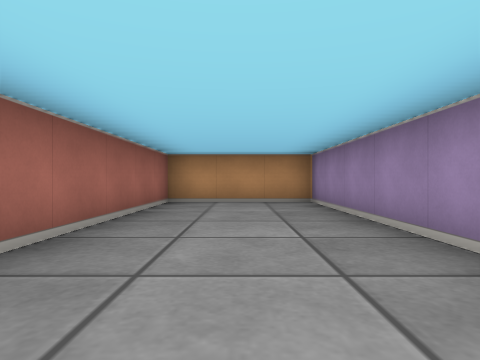
[1] (above)

15 first-person views from a walk through a cub3D level. The camera is about half as high as the walls, looks level and sees 75° across. The floor is counted in squares. Each view is taken from the middle of a square. On the plan, view 1 faces up. The plan holds only what a view shows up to about 9 squares ahead; the rest is blank.

[2]
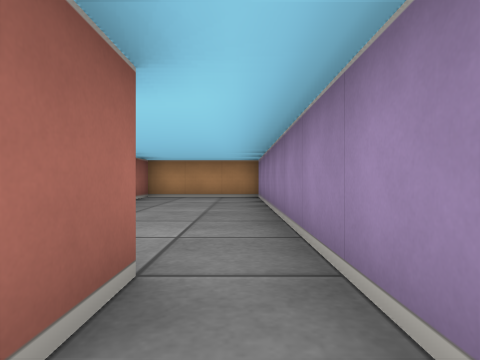

[3]
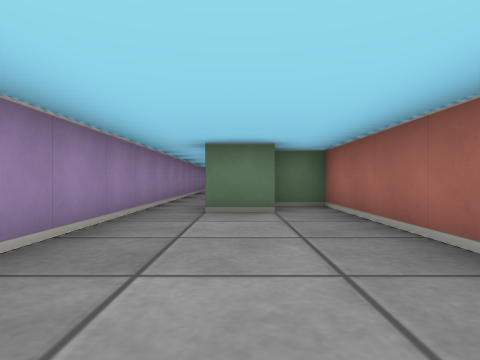

[4]
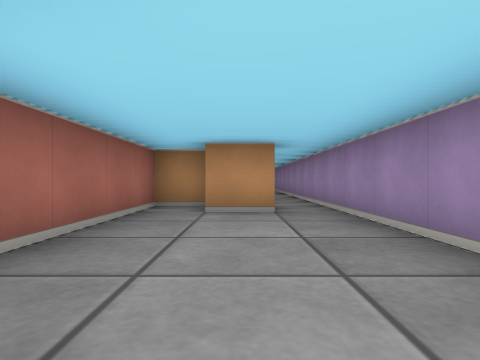

[5]
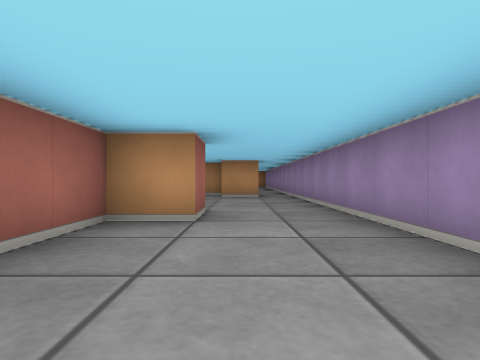

[6]
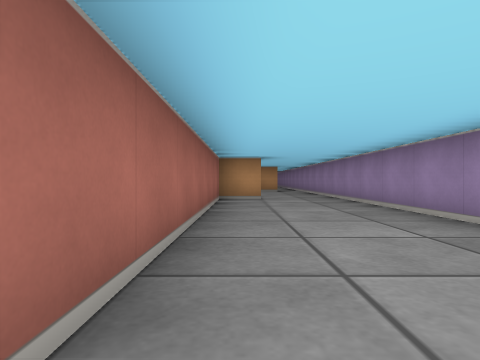

[7]
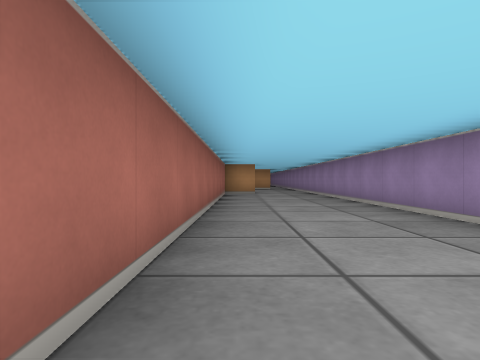

[8]
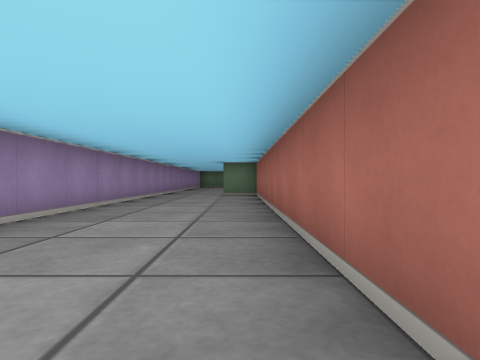

[9]
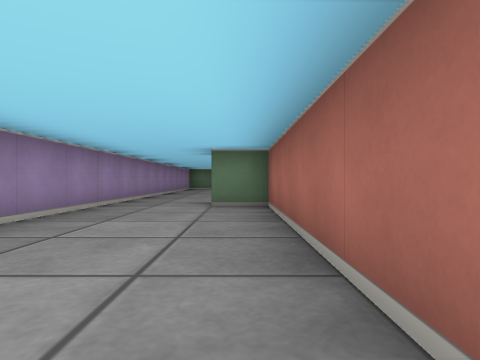

[10]
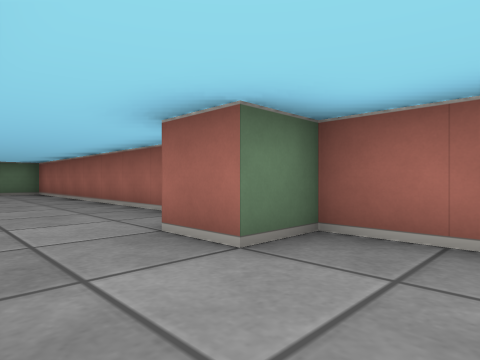

[11]
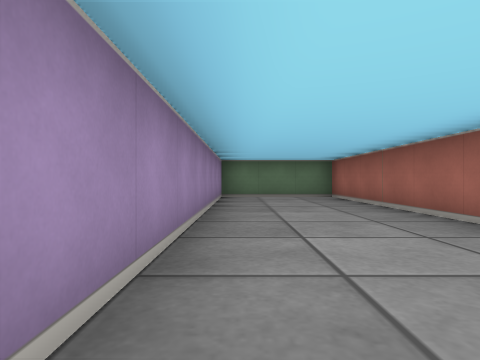

[12]
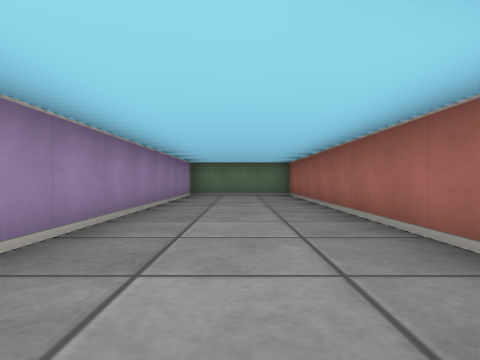

[13]
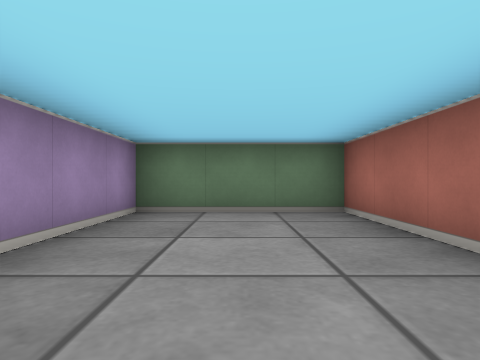

[14]
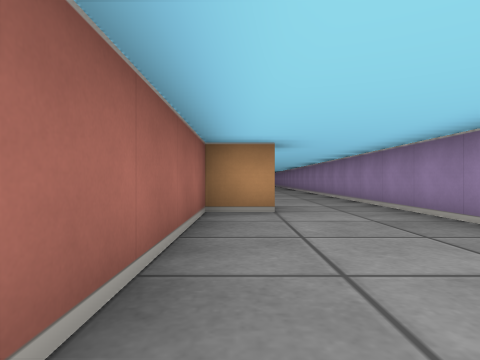

[15]
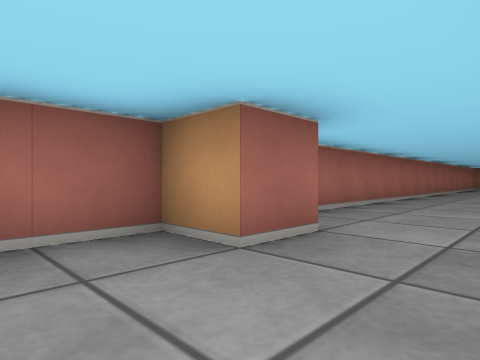

### Floor plan
Points are (right, up) in squares from view 1. A wall is a line through its corners. A room is listed if a view was taken in it or the views show most of it. See-through windows are left out.
Room 1 (views 1, 3)
walls: (-0.5, -0.5) (0.5, -0.5) (0.5, -1.4); (1.5, -1.4) (1.5, 6.5) (-1.5, 6.5) (-1.5, -1.5) (-0.5, -1.5)
ways out: opening at (1, -1) to room 2
Room 2 (views 2, 4, 5, 6, 7, 8, 9, 10, 11, 12, 13, 14, 15)
walls: (1.5, -15.8) (1.5, -1.4); (-0.5, -7.5) (-0.5, -8.5) (-1.5, -8.5) (-1.5, -23.5) (-0.5, -23.5) (-0.5, -24.5) (-1.5, -24.5) (-1.5, -33.5) (1.5, -33.5) (1.5, -17.2); (0.6, -3.5) (-0.5, -3.5); (-0.5, -2.5) (-1.5, -2.5) (-1.5, -6.1)
ways out: opening at (1, -1) to room 1

Where each view was taken, in squares from view 1:
view 1: 0 up, 0 right, facing up
view 2: 2 down, 1 right, facing up
view 3: 4 up, 0 right, facing down
view 4: 8 down, 0 right, facing up
view 5: 12 down, 0 right, facing up
view 6: 16 down, 1 left, facing up
view 7: 19 down, 1 left, facing up
view 8: 14 down, 1 left, facing down
view 9: 18 down, 1 left, facing down
view 10: 22 down, 1 right, facing down-left
view 11: 25 down, 1 right, facing down
view 12: 24 down, 0 right, facing down
view 13: 29 down, 0 right, facing down
view 14: 29 down, 1 left, facing up
view 15: 26 down, 1 right, facing up-left
